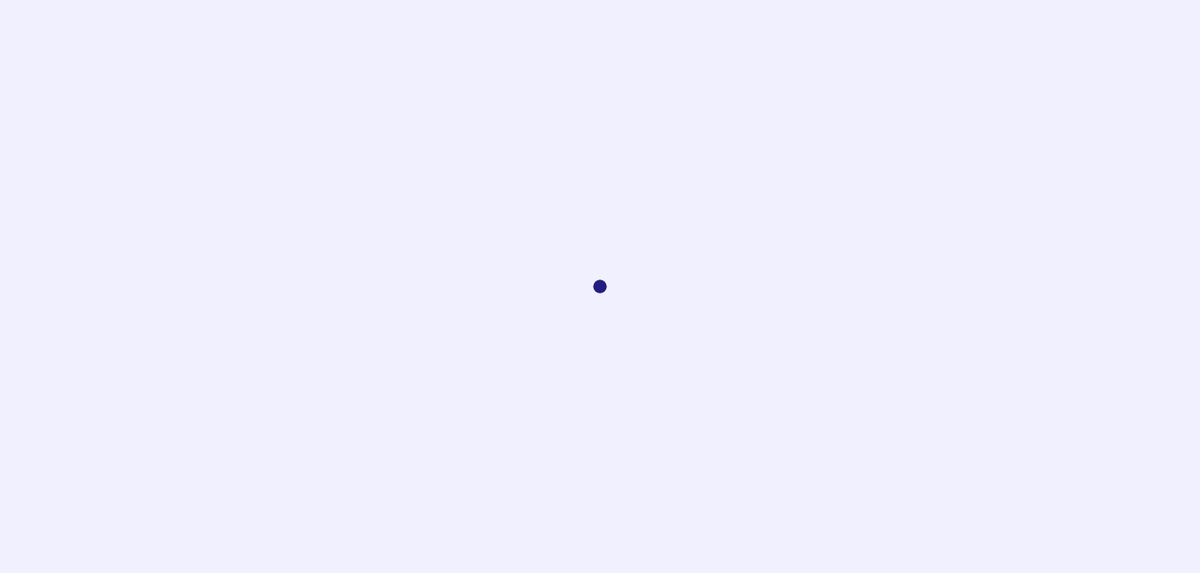
Frame 1 (no input)
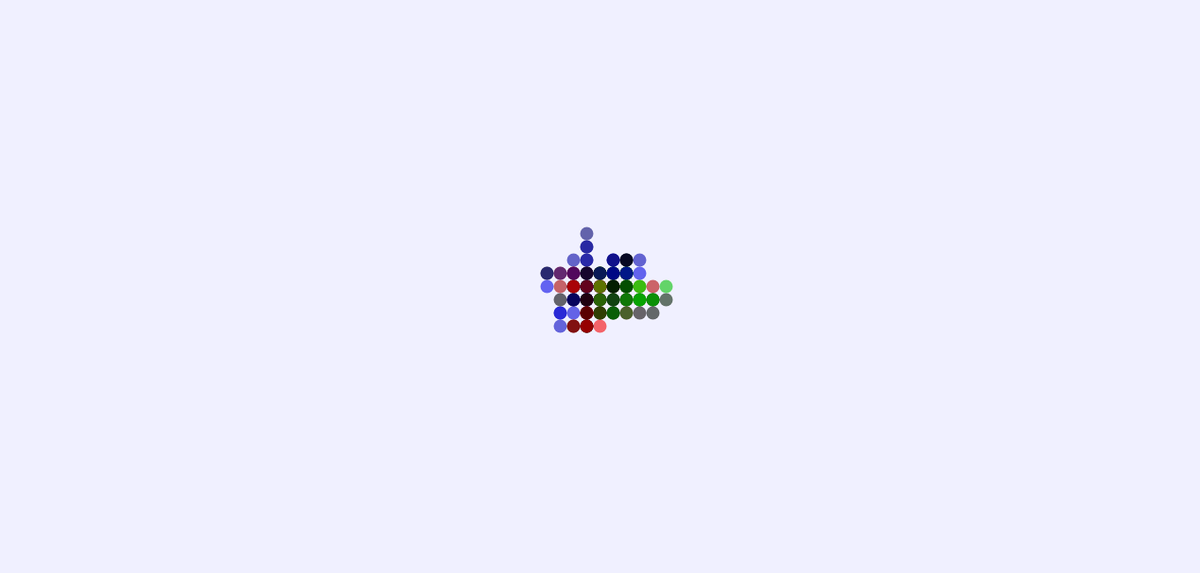
Frame 60 (no input)
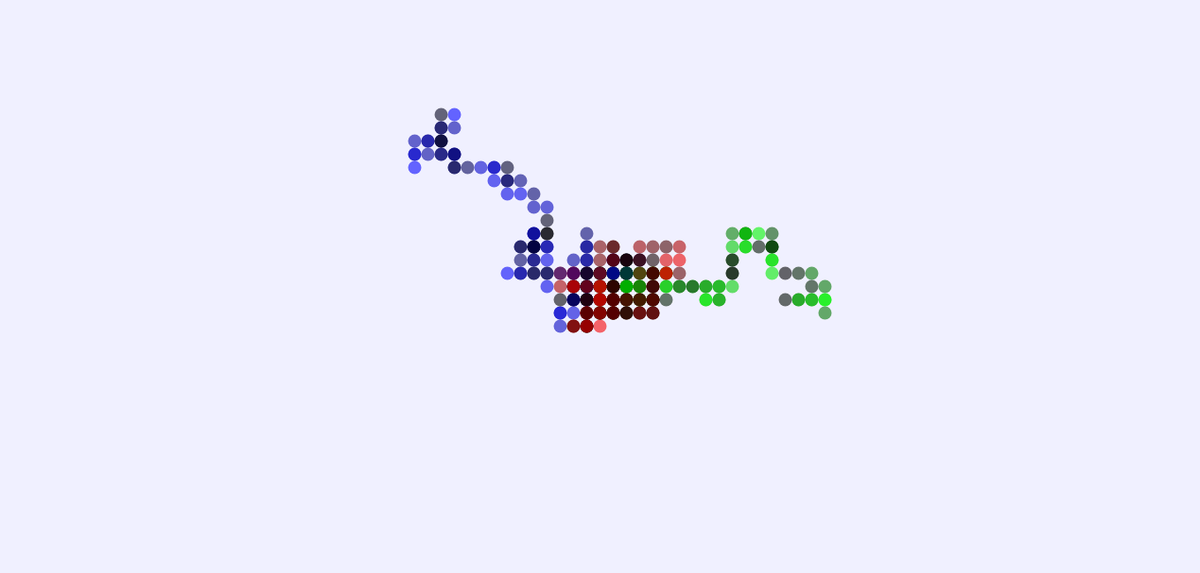
Frame 120 (the mouse pressed at the canvas centre since frame 60)

The p5.js sketch that drew these frames (run headless with seeded random() and noise() and a simulated clock; from frame 60 on, the mouse is pressed at the canvas centre):

// p5.js sketch
// ── sketch.js
var point1 = 
{
  x : 680,
  y : 325,
}

var point2 =
{
  x : 680,
  y : 325,
}

var point3 =
{
  x : 680,
  y : 325,
}

function setup() 
{
  createCanvas(1360, 650);
  background(0, 0, 255, 15);
}

function draw() 
{
  var R = random(0, 255);
  var G = random(0, 255);
  var B = random(0, 255);
  
  stroke(R, 0, 0, 150);
  strokeWeight(15);
  point(point1.x, point1.y);
  
  var r1 = floor(random(4));
  
  switch (r1)
  {
    case 0:
      point1.x = point1.x + 15;
      if (point1.x > 1360)
      {
        point1.x = point1.x - 15;
      }
      break;
    case 1:
      point1.x = point1.x - 15;
      if (point1.x < 0)
      {
        point1.x = point1.x + 15;
      }
      break;
    case 2:
      point1.y = point1.y + 15;
      if (point1.y > 650)
      {
        point1.y = point1.y - 15;
      }
      break;
    case 3:
      point1.y = point1.y - 15;
      if (point1.y < 0)
      {
        point1.y = point1.y + 15;
      }
      break;
  }
  
  stroke(0, G, 0, 150);
  strokeWeight(15);
  point(point2.x, point2.y);
  
  var r2 = floor(random(4));
  
  switch (r2)
  {
    case 0:
      point2.x = point2.x + 15;
      if (point2.x > 1360)
      {
        point2.x = point2.x - 15;
      }
      break;
    case 1:
      point2.x = point2.x - 15;
      if (point2.x < 0)
      {
        point2.x = point2.x + 15;
      }
      break;
    case 2:
      point2.y = point2.y + 15;
      if (point2.y > 650)
      {
        point2.y = point2.y - 15;
      }
      break;
    case 3:
      point2.y = point2.y - 15;
      if (point2.y < 0)
      {
        point2.y = point2.y + 15;
      }
      break;
  }
  
  stroke(0, 0, B, 150);
  strokeWeight(15);
  point(point3.x, point3.y);
  
  var r3 = floor(random(4));
  
  switch (r3)
  {
    case 0:
      point3.x = point3.x + 15;
      if (point3.x > 1360)
      {
        point3.x = point3.x - 15;
      }
      break;
    case 1:
      point3.x = point3.x - 15;
      if (point3.x < 0)
      {
        point3.x = point3.x + 15;
      }
      break;
    case 2:
      point3.y = point3.y + 15;
      if (point3.y > 650)
      {
        point3.y = point3.y - 15;
      }
      break;
    case 3:
      point3.y = point3.y - 15;
      if (point3.y < 0)
      {
        point3.y = point3.y + 15;
      }
      break;
  }
}
